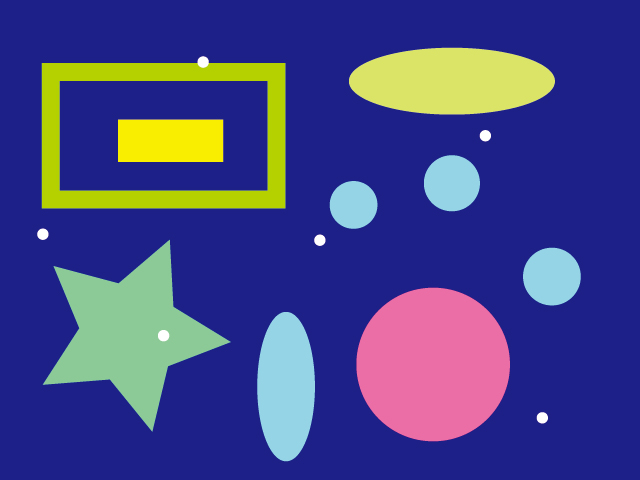
//> input picture 第9回/contour4student/Debug/sample.jpg, 640 x 480 px
$ ./main   (built with g++ and OpenCV 4)
//> lines starting //> are read from the running program, lines starting //| are printed output that depends on the picture; after the words box and inside, x2 and y2 are one past the last pixel; in counts of white or black regions, pixels touching at a corner belong together
//
//  contour4student.cpp
//
//
//  Created by Masashi Morimoto on 2022/06/07.
//

#include <iostream>
#include <opencv2/opencv.hpp>

//ファイル
#define FILE_NAME "sample.jpg"
//ウィンドウ名
#define WINDOW_NAME_INPUT "input"
#define WINDOW_NAME_BINARY "binary"
#define WINDOW_NAME_OUTPUT "output"

//二値化しきい値
#define BIN_TH (100)

int main(int argc, const char * argv[]) {
    //1. 画像の宣言 (入力画像，グレースケール画像，二値画像，一時的な画像，出力画像)
    cv::Mat src_img, gray_img, bin_img, tmp_img, dst_img;

    //2. 輪郭の座標リストの宣言 (New!)
    std::vector< std::vector< cv::Point > > contours;

    //3. 画像の入力 (カラーで入力)
    src_img = cv::imread(FILE_NAME);
//> src_img is the input picture: 480 rows x 640 cols, CV_8UC3; mean B, G, R 135.1, 70.7, 68.8
    if (src_img.empty()) { //入力失敗の場合
        fprintf(stderr, "File is not opened.\n");
        return (-1);
    }

    //4. 入力画像を出力画像にコピー (New!)
    dst_img = src_img.clone();

    //5. グレースケール化
    cv::cvtColor(src_img, gray_img, cv::COLOR_BGR2GRAY);
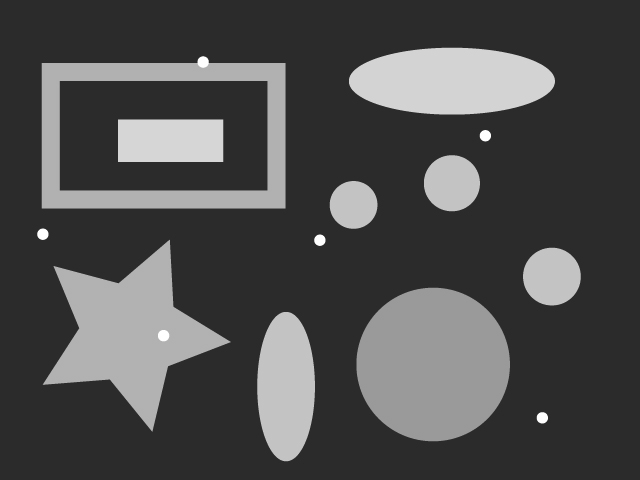
//> gray_img: 480 rows x 640 cols, CV_8UC1; min 41, max 255, mean 77.5

    //6. 二値化 (固定しきい値で実装．しきい値: 100)
    cv::threshold(gray_img, bin_img, BIN_TH, 255, cv::THRESH_BINARY_INV);
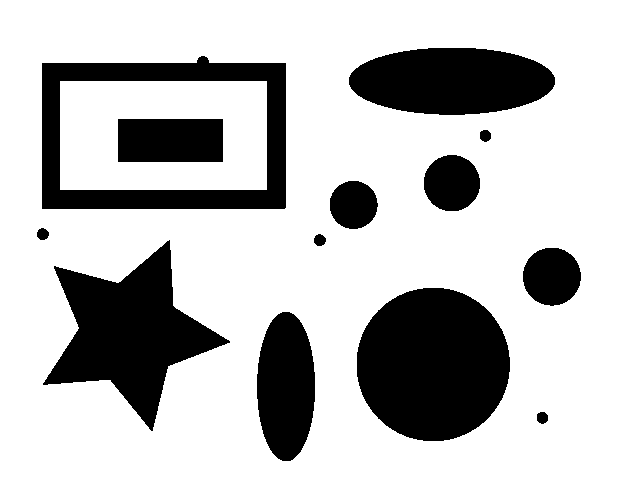
//> bin_img: 480 rows x 640 cols, CV_8UC1; 75.1% white; 13 black regions

    //二値画像コピー (New!)
    tmp_img = bin_img.clone();

    //7. 輪郭追跡 (New!)
    cv::findContours(tmp_img, contours, cv::RETR_LIST, cv::CHAIN_APPROX_NONE);
//> contours = 15 contours; largest, box (x1, y1, x2, y2) and area: (0, 0, 640, 480) 306081, (41, 55, 287, 210) 36082, (60, 81, 267, 190) 22248, (356, 287, 511, 442) 18735, (42, 239, 231, 432) 15504

    //8. 輪郭の描画 (New!)
    for (int i=0; i<contours.size(); i++) {
        cv::drawContours(dst_img, contours, i, CV_RGB(255, 0, 255), 3);
    }
//> this loop made 15 passes
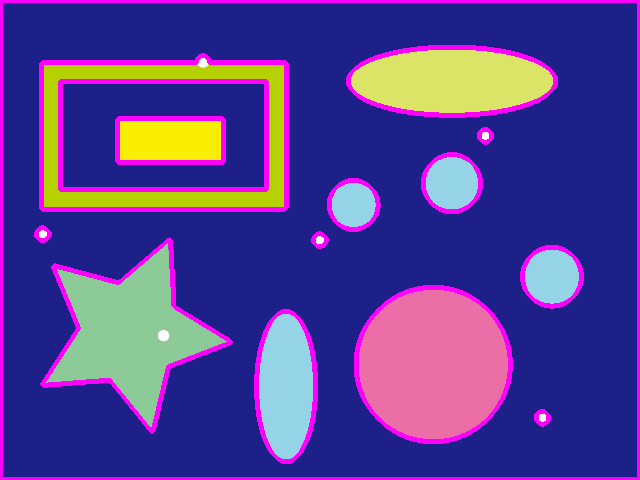
//> dst_img: 480 rows x 640 cols, CV_8UC3; 8.86% of pixels changed, all inside (x1, y1, x2, y2) = (0, 0, 640, 480)

    //9. 表示
    cv::imshow(WINDOW_NAME_INPUT, src_img);
    cv::imshow(WINDOW_NAME_BINARY, bin_img);
    cv::imshow(WINDOW_NAME_OUTPUT, dst_img);
    cv::waitKey();

    return 0;
}
